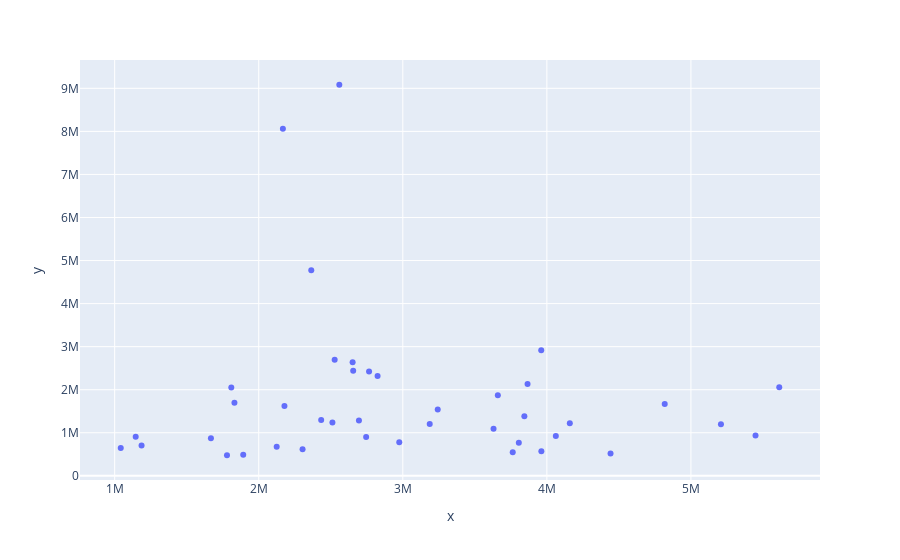

Notebook source saved alongside this figure:
### Code cell
fig = px.scatter(x=sorted_exp['expvalue'], y=sorted_exp['computed'])
fig.show()
